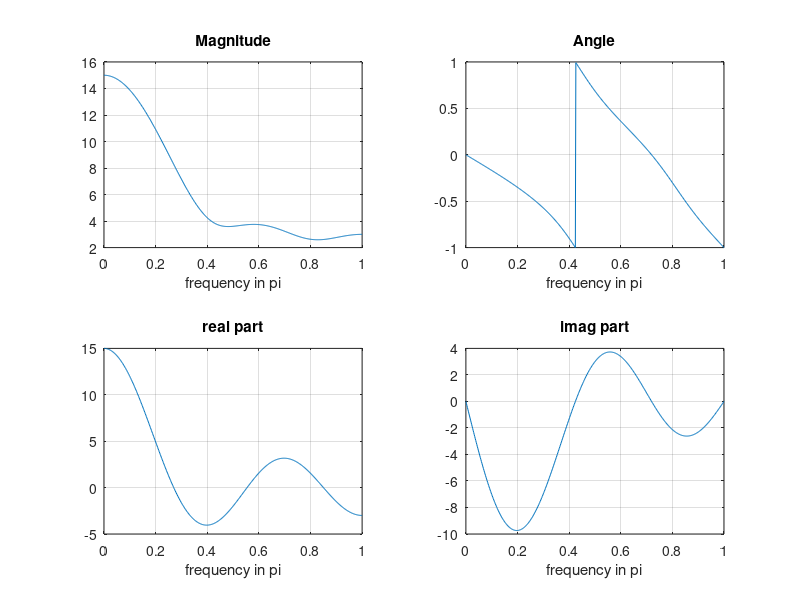

The MATLAB source for this figure:
clc; clear; close all;

%% express convolution as matrix multiplication 

h = [1 2 3 4 5]';
x = randn(3,1);
A = convmtx(h,length(x));
y = A*x;
y1 = conv(h,x);
figure
stem(y)
hold on
stem(y1)
legend('convmtx','conv')

%% matlab DTFT implementation

n = -1:3;
x = 1:5;

M = 500;
k = 0:M;
w = (pi/M)*k;

X = x * (exp(-1i*pi/M)).^(n'*k);

magX = abs(X);
angX = angle(X);
realX = real(X);
imagX = imag(X);

subplot(2,2,1); plot(k/M, magX); grid on;
xlabel('frequency in pi'); title('Magnitude');

subplot(2,2,2); plot(k/M, angX/pi); grid on;
xlabel('frequency in pi'); title('Angle');

subplot(2,2,3); plot(k/M, realX); grid on;
xlabel('frequency in pi'); title('real part');

subplot(2,2,4); plot(k/M, imagX); grid on;
xlabel('frequency in pi'); title('imag part');



 